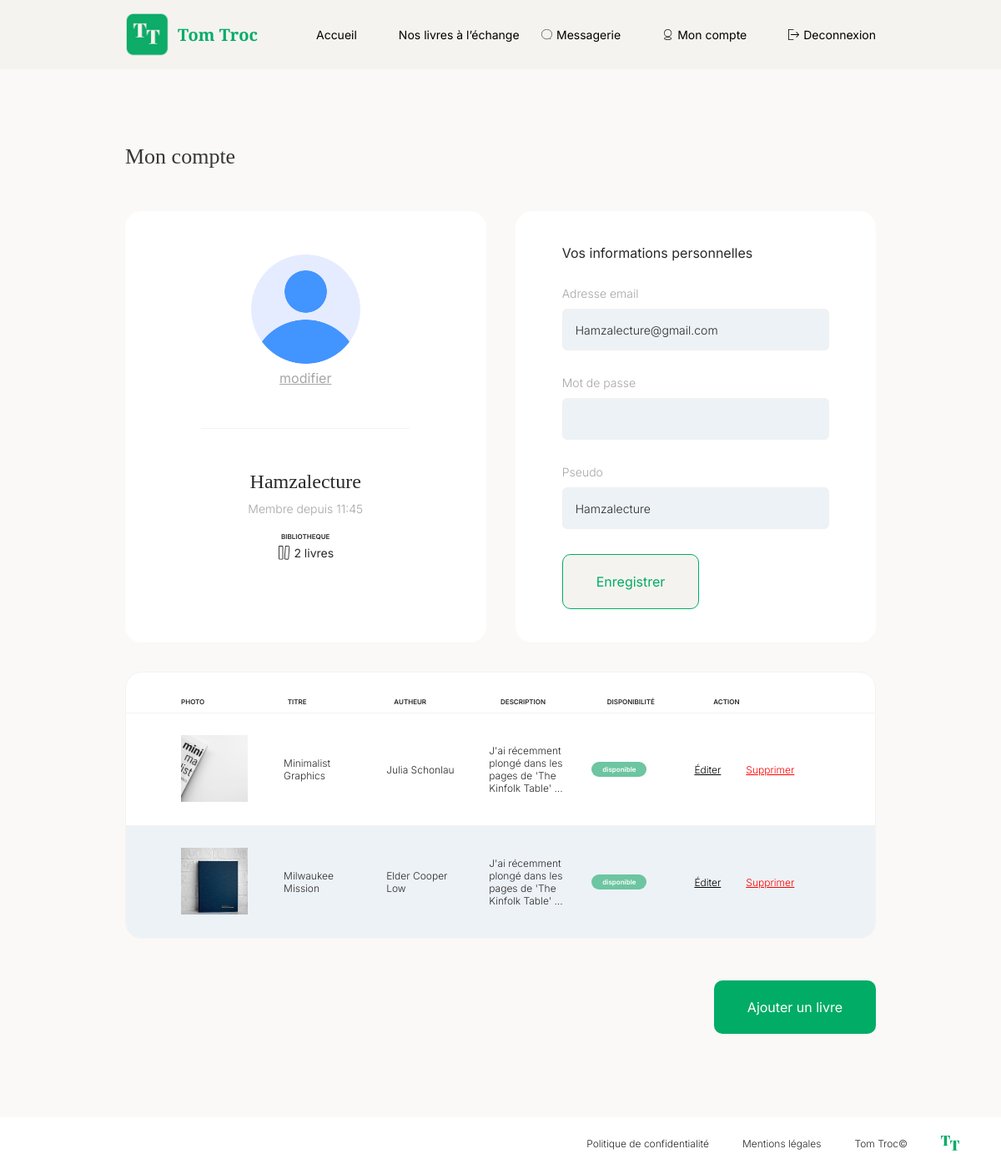
The page /index.php?page=mon_compte (signed in) on the database its author committed.
### tables this page shows
CREATE TABLE `users` (
  `id` int NOT NULL,
  `pseudo` varchar(20) NOT NULL,
  `mail` varchar(255) NOT NULL,
  `password` varchar(255) NOT NULL,
  `avatar_file_name` varchar(50) NOT NULL,
  `created_at` datetime NOT NULL
);

CREATE TABLE `books` (
  `id` int NOT NULL,
  `title` varchar(50) NOT NULL,
  `author` varchar(50) NOT NULL,
  `comment` longtext NOT NULL,
  `disponibility` varchar(20) NOT NULL,
  `image_file_name` varchar(50) NOT NULL,
  `user_id` int NOT NULL,
  `created_at` datetime NOT NULL
);

### Controllers/AccountController.php (called while the page is built, shortened)
<?php
class AccountController
{
    private ?User $user;
    public function __construct()
    {
        $this->user = AuthServices::getAuthenticatedUser();
    }
    public function getMyAccountPage()
    {
        $user = $this->user;
        $bookRepository = new BookRepository();
        $createdBooksCount = $bookRepository->getUserCreatedBooksCount($user->getId());
        $user->setCreatedBooksCount($createdBooksCount);
        require_once(__DIR__ . "/../Views/my_account.php");
    }
}

### index.php (called while the page is built, shortened)
<?php
require_once(__DIR__ . "/autoload.php");
$router = new Router();
$router->routing();

### autoload.php (called while the page is built, shortened)
<?php
spl_autoload_register(function ($class) {
    $directories = [
        __DIR__ . '/Models/',
        __DIR__ . '/Controllers/',
        __DIR__ . '/Services/',
        __DIR__ . '/Utils/',
        __DIR__ . '/Repositories/',
    ];
    foreach ($directories as $directory) {
        $file = $directory . $class . '.php';
        if (file_exists($file)) {
            return;
        }
    }
});

### Services/SessionService.php (called while the page is built, shortened)
<?php
class SessionService
{
    public static function getUserId(): ?int
    {
        return $_SESSION["userId"] ?? null;
    }
}

### Services/AuthServices.php (called while the page is built, shortened)
<?php
class AuthServices
{
    public static function getAuthenticatedUser(): ?User
    {
        $userId = SessionService::getUserId();
        $userRepository = new UserRepository();
        $user = $userRepository->getById($userId);
        return $user;
    }
}

### Utils/Database.php (called while the page is built)
<?php
class Database
{
    private ?PDO $pdo = null;
    public function __construct()
    {
        if (!$this->pdo) {
            $this->pdo = new PDO(
                "mysql:host=localhost;dbname=tom_troc;charset=utf8",
                "root",
                "root"
            );
        }
    }
    public function getPDO()
    {
        return $this->pdo;
    }
}

### Repositories/UserRepository.php (called while the page is built, shortened)
<?php
class UserRepository
{
    public PDO $pdo;
    public function __construct()
    {
        $this->pdo = (new Database())->getPDO();
    }
    public function getById(int $id): User
    {
        $stmt = $this->pdo->prepare("SELECT * FROM users WHERE id=:id");
        $stmt->execute([':id' => $id]);
        $result = $stmt->fetch();
        $user = new User();
        $user->setId($result["id"]);
        $user->setPseudo($result["pseudo"]);
        $user->setMail($result["mail"]);
        $user->setPassword($result["password"]);
        $user->setAvatarFileName($result["avatar_file_name"]);
        $user->setCreatedAt(new DateTime($result["created_at"]));
        $bookRepository = new BookRepository();
        $books = $bookRepository->getUserBookList($user->getId());
        $user->setBooks($books);
        $messageRepository = new MessageRepository();
        $unreadMessagesCount = $messageRepository->getUnreadMessagesCount($user->getId());
        $user->setUnreadMessagesCount($unreadMessagesCount);
        return $user;
    }
}

### Models/User.php (called while the page is built, shortened)
<?php
class User
{
    private string $id;
    private string $pseudo;
    private string $mail;
    private string $avatar_file_name;
    private array $books;
    private DateTime $created_at;
    private int $created_books_count;
    public function getId()
    {
        return (int) $this->id;
    }
    public function setId(int $id)
    {
        $this->id = $id;
    }
    public function getPseudo()
    {
        return $this->pseudo;
    }
    public function setPseudo(string $pseudo)
    {
        $this->pseudo = $pseudo;
    }
    public function getMail()
    {
        return $this->mail;
    }
    public function setMail(string $mail)
    {
        $this->mail = $mail;
    }
    public function getAvatarFileName()
    {
        return $this->avatar_file_name;
    }
    public function setAvatarFileName(string $avatar_file_name)
    {
        $this->avatar_file_name = $avatar_file_name;
    }
    public function getBooks(): array
    {
        return $this->books;
    }
    public function setBooks(array $books)
    {
        $this->books = $books;
    }
    public function getCreatedAt()
    {
        return $this->created_at;
    }
    public function setCreatedAt(DateTime $created_at)
    {
        $this->created_at = $created_at;
    }
    public function getCreatedBooksCount()
    {
        return $this->created_books_count;
    }
    public function setCreatedBooksCount(int $created_books_count)
    {
        $this->created_books_count = $created_books_count;
    }
}

### Utils/DateFormater.php (called while the page is built, shortened)
<?php
class DateFormater
{
    public static function format(DateTime $date)
    {
        $now = new DateTime('now');
        $difference = $now->diff($date);
        return $date->setTimezone(new DateTimeZone('Europe/Paris'))->format("H:i");
    }
}

### Repositories/BookRepository.php (called while the page is built, shortened)
<?php
class BookRepository
{
    public PDO $pdo;
    public function __construct()
    {
        $this->pdo = (new Database())->getPDO();
    }
    public function getUserBookList(int $userId): array
    {
        $stmt = $this->pdo->prepare("SELECT * from books WHERE user_id=:user_id;");
        $stmt->execute([":user_id" => $userId]);
        $results = $stmt->fetchAll();
        $books = [];
        foreach ($results as $book) {
            $userBook = new Book();
            $userBook->setId($book["id"]);
            $userBook->setTitle($book["title"]);
            $userBook->setAuthor($book["author"]);
            $userBook->setComment($book["comment"]);
            $userBook->setDisponibility($book["disponibility"]);
            $userBook->setImageFileName($book["image_file_name"]);
            $userBook->setCreatedAt(new DateTime($book["created_at"]));
            $books[] = $userBook;
        }
        return $books;
    }
    public function getUserCreatedBooksCount(int $userId): int
    {
        $stmt = $this->pdo->prepare("SELECT count(*) AS count from books WHERE user_id = :user_id");
        $stmt->execute([
            ":user_id" => $userId
        ]);
        $result = $stmt->fetch();
        return $result['count'];
    }
}

### Models/Book.php (called while the page is built, shortened)
<?php
class Book
{
    private string $id;
    private string $title;
    private string $author;
    private string $comment;
    private string $disponibility;
    private string $image_file_name;
    public function getId()
    {
        return $this->id;
    }
    public function setId(int $id)
    {
        $this->id = $id;
    }
    public function getTitle()
    {
        return $this->title;
    }
    public function setTitle(string $title)
    {
        $this->title = $title;
    }
    public function getAuthor()
    {
        return $this->author;
    }
    public function setAuthor(string $author)
    {
        $this->author = $author;
    }
    public function getComment()
    {
        return $this->comment;
    }
    public function setComment(string $comment)
    {
        $this->comment = $comment;
    }
    public function getDisponibility()
    {
        return $this->disponibility;
    }
    public function setDisponibility(string $disponibility)
    {
        $this->disponibility = $disponibility;
    }
    public function getImageFileName()
    {
        return $this->image_file_name;
    }
    public function setImageFileName(string $image_file_name)
    {
        $this->image_file_name = $image_file_name;
    }
}

### Views/my_account.php (the view, shortened to what this page needs)
<?php
include_once(__DIR__ . "/../Layout/header.php");
?>
<section class="account_section">
    <h1 class="account_section_title">Mon compte</h1>
    <div class="account_section_wrapper">
        <div class="account_section_resume">
            <img class="avatar_img" src="./Public/Uploads/Avatars/<?= isset($user) ? $user->getAvatarFileName() : null ?>" alt="">
            <form class="update_avatar_form" method="POST" enctype="multipart/form-data" action="./index.php?page=mon_compte&action=editUserAvatar" id="upload_avatar_form">
                <label for="upload_avatar_input">modifier</label>
            </form>
            <div class="separator"></div>
            <div class="account_section_user_info_wrapper">
                <p class="pseudo"><?= isset($user) ? htmlspecialchars($user->getPseudo()) : "" ?></p>
                <p class="user_registered_since">
                    Membre depuis
                    <?= isset($user) ? DateFormater::format($user->getCreatedAt()) : "" ?>
                </p>
                <p class="library">bibliotheque</p>
                <div class="books_count_wrapper">
                    <img src="./Public/Assets/Icons/books_icon.svg" alt="">
                    <p class="books_count"><?= isset($user) ? $user->getCreatedBooksCount() : "" ?> livre<?= isset($user) && $user->getCreatedBooksCount() > 1 ? "s" : "" ?></p>
                </div>
            </div>
        </div>
        <div class="account_section_form">
            <form class="update_user_info" action="index.php?page=mon_compte&action=editUserInformations" method="POST">
                <h2 class="account_section_subtitle">Vos informations personnelles</h2>
                <div class="auth_input_wrapper">
                    <label for="mail">Adresse email</label>
                    <input value="<?= isset($user) ? htmlspecialchars($user->getMail()) : null ?>" id="mail" name="mail" type="email" class="<?= isset($accountErrorManager) && $accountErrorManager->isMailError ? 'error' : ''  ?>" />
                </div>
                <div class="auth_input_wrapper">
                    <label for="password">Mot de passe</label>
                    <input id="password" name="password"
                        value="" type="password" class="<?= isset($accountErrorManager) && $accountErrorManager->isPasswordError ? 'error' : '' ?>" />
                </div>
                <div class="auth_input_wrapper">
                    <label for="pseudo">Pseudo</label>
                    <input id="pseudo" name="pseudo" class="<?= isset($accountErrorManager) && $accountErrorManager->isPseudoError ? 'error' : ''  ?>" value="<?= isset($user) ? htmlspecialchars($user->getPseudo()) : null ?>" />
                </div>
                <button class="main_button">Enregistrer</button>
            </form>
        </div>
    </div>
</section>
<section class="book_section">
    <div class="book_section_wrapper">
        <div class="array_header">
            <div class="array_header_box">
                <p>PHOTO</p>
            </div>
            <div class="array_header_box">
                <p>TITRE</p>
            </div>
            <div class="array_header_box">
                <p>AUTHEUR</p>
            </div>
            <div class="array_header_box">
                <p>DESCRIPTION</p>
            </div>
            <div class="array_header_box">
                <p>DISPONIBILITÉ</p>
            </div>
            <div class="array_header_box">
                <p>ACTION</p>
            </div>
        </div>
        <?php if (isset($user) && count($user->getBooks())): ?>
            <?php foreach ($user->getBooks() as $index => $book) : ?>
                <div class="array_row <?= ($index % 2) ? 'colored_background' : '' ?>">
                    <div class="array_row_box">
                        <img class="image" src="./Public/Uploads/Books/<?= $book->getImageFileName() ?>" alt="">
                    </div>
                    <div class="array_row_box">
                        <p class="title"><?= htmlspecialchars($book->getTitle()) ?></p>
                    </div>
                    <div class="array_row_box">
                        <p class="author"><?= htmlspecialchars($book->getAuthor()) ?></p>
                    </div>
                    <div class="array_row_box">
                        <p><?= htmlspecialchars($book->getComment()) ?></p>
                    </div>
                    <div class="array_row_box">
                        <div class="chips <?= $book->getDisponibility() ?? "" ?>"><?= $book->getDisponibility() === "available" ? "disponible" : "non dispo." ?></div>
                    </div>
                    <div class="array_row_box">
                        <div class="array_row_box_action">
                            <a class="edit" href="index.php?page=modifier_un_livre&book_id=<?= $book->getId() ?>">
                                Éditer
                            </a>
                            <a class="delete" href="index.php?page=supprimer_un_livre&book_id=<?= $book->getId() ?>">
                                Supprimer
                            </a>
                        </div>
                    </div>
                </div>
            <?php endforeach; ?>
        <?php else : ?>
            <div class="array_row no_books">
                Aucuns livres enregistrés
            </div>
        <?php endif; ?>
    </div>
    <a href="index.php?page=ajouter_un_livre" class="main_button">
        Ajouter un livre
    </a>
</section>
<?php
include_once(__DIR__ . "/../Layout/footer.php");
?>

### rows shown on the page
users: avatar_file_name (placeholder picture), pseudo "Hamzalecture", mail "Hamzalecture@gmail.com"
books: image_file_name (picture), title "Minimalist Graphics", author "Julia Schonlau", comment "J'ai récemment plongé dans les pages de 'The Kinfolk Table'…", disponibility "disponible"
books: image_file_name (picture), title "Milwaukee Mission", author "Elder Cooper Low", comment "J'ai récemment plongé dans les pages de 'The Kinfolk Table'…", disponibility "disponible"

### other values the page prints
DateFormater::format($user->getCreatedAt()) "11:45"
$user->getCreatedBooksCount() "2"
